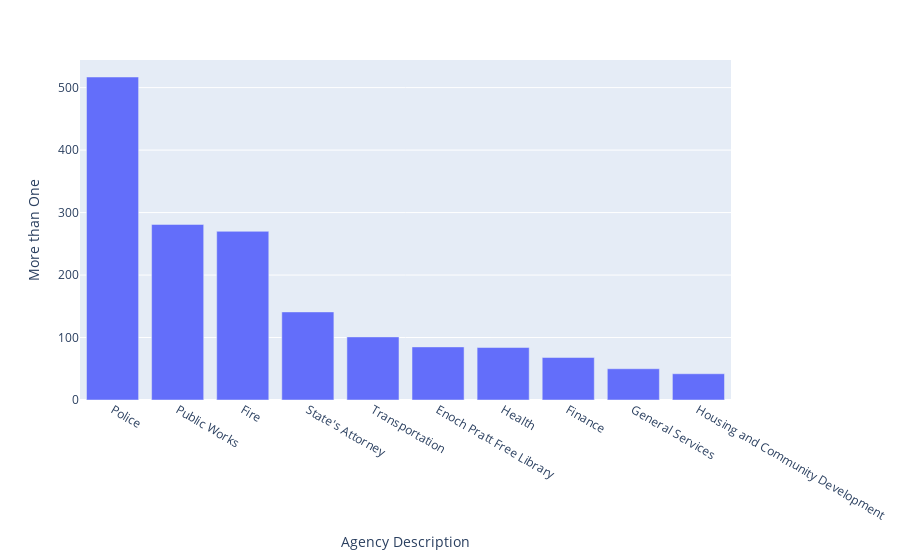

The code cell stored with this chart in its notebook:
### Code cell
morethanone

### Figure 1 — Plotly figure (JSON) as saved in the notebook; plotly's stock layout.template omitted (floating-point values rounded to 4 significant figures)
{"data": [{"alignmentgroup": "True", "hoverlabel": {"namelength": 0}, "hovertemplate": "Agency Description=%{x}<br>More than One=%{y}", "legendgroup": "", "marker": {"color": "#636efa"}, "name": "", "offsetgroup": "", "orientation": "v", "showlegend": false, "textposition": "auto", "type": "bar", "x": ["Police", "Public Works", "Fire", "State's Attorney", "Transportation", "Enoch Pratt Free Library", "Health", "Finance", "General Services", "Housing and Community Development"], "xaxis": "x", "y": [517, 281, 270, 141, 101, 85, 84, 68, 50, 42], "yaxis": "y"}], "layout": {"autosize": true, "barmode": "relative", "legend": {"tracegroupgap": 0}, "margin": {"t": 60}, "xaxis": {"anchor": "y", "autorange": true, "domain": [0, 1], "range": [-0.5, 9.5], "title": {"text": "Agency Description"}, "type": "category"}, "yaxis": {"anchor": "x", "autorange": true, "domain": [0, 1], "range": [0, 544.2], "title": {"text": "More than One"}, "type": "linear"}}}
